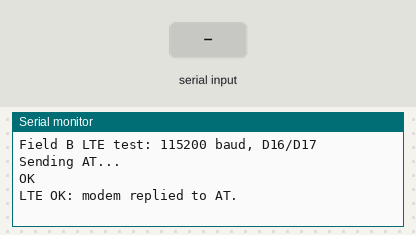
This sketch was run on a simulated ESP32. On the bench: the last lines printed to the serial monitor. The inputs (shaded band) are chosen by the test bench. The modem accepts every AT command (registered, SIM ready, sends succeed) and sends nothing else.

Above: at 3.2 s.
3.3 s: "1" received over the second serial link
At 3.6 s:
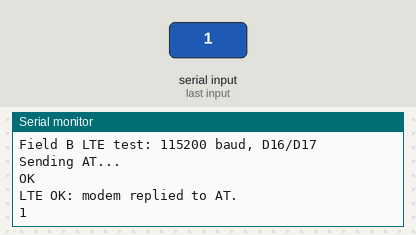
4.8 s: "0" received over the second serial link
At 4.96 s:
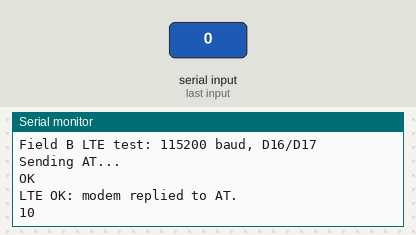
6.3 s: "2" received over the second serial link
At 7.1 s:
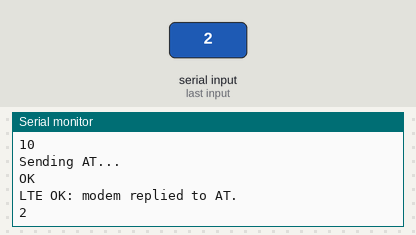

Measured:
- after the input at 3.3 s, the serial monitor: prints a new line at once (image 1)
- after the input at 4.8 s, the serial monitor: prints a new line at once (image 2)
- after the input at 6.3 s, the serial monitor: prints a new line at once (image 3)

The sketch:

esp32_field_b_lte_test.ino
```cpp
#include <Arduino.h>
#include <HardwareSerial.h>

// LTE TX -> ESP32 D16 (RX), LTE RX -> ESP32 D17 (TX), GND -> GND.
constexpr int LTE_RX_PIN = 16;
constexpr int LTE_TX_PIN = 17;
constexpr unsigned long AT_INTERVAL_MS = 3000;
constexpr unsigned long REPLY_TIMEOUT_MS = 2000;

HardwareSerial lte(2);
unsigned long lastAT = 0;
bool waitingForReply = false;
String reply;

void sendAT() {
  while (lte.available()) lte.read();
  reply = "";
  Serial.println("\nSending AT...");
  lte.print("AT\r");
  lastAT = millis();
  waitingForReply = true;
}

void setup() {
  Serial.begin(115200);
  lte.begin(115200, SERIAL_8N1, LTE_RX_PIN, LTE_TX_PIN);
  delay(2000);
  Serial.println("Field B LTE test: 115200 baud, D16/D17");
  sendAT();
}

void loop() {
  while (lte.available()) {
    const char c = char(lte.read());
    Serial.write(c);  // Show the actual modem response.
    if (reply.length() < 128) reply += c;
  }

  if (waitingForReply && reply.indexOf("\r\nOK") >= 0) {
    Serial.println("LTE OK: modem replied to AT.");
    waitingForReply = false;
  } else if (waitingForReply && millis() - lastAT >= REPLY_TIMEOUT_MS) {
    Serial.println("No OK reply yet. Check LTE power, GND, TX and RX.");
    waitingForReply = false;
  }

  if (!waitingForReply && millis() - lastAT >= AT_INTERVAL_MS) sendAT();
  delay(5);
}
```
